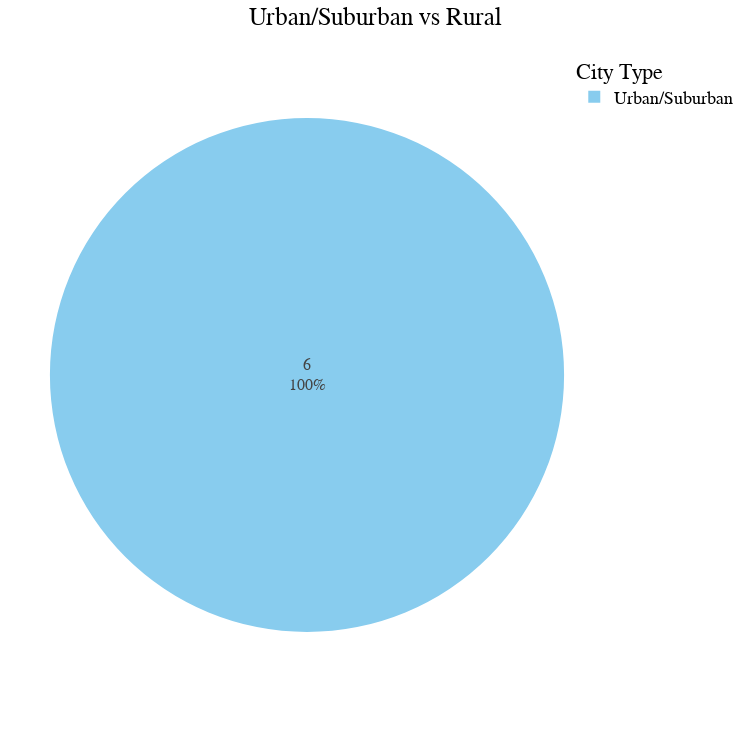

The notebook cell this image was saved under:
### Code cell
# List of rural cities as provided by you
rural_cities = [
    "Kiruna", "Witzenhausen", "Vorchten", "Kingman", "Crymych", "Zittau",
    "South Harting, Petersfield", "Hope Town, Elbow Cay, Abaco"
]

# Normalize and classify each city
def classify_city(city):
    city = str(city)  # Convert city to string
    if pd.isna(city) or city.strip().lower() in ["n/a", "", "public authority", "i am a private individual"]:
        return "No Response"
    
    # Normalize city name by stripping spaces and using title case
    city_normalized = city.strip().title()
    if city_normalized in [c.title() for c in rural_cities]:
        return "Rural"
    else:
        return "Urban/Suburban"

# Apply the classification function to the city column
df['City Type'] = df['4. City (*If you are completing this survey as a fleet operator, public authority, etc. the primary city of your operations / city you represent)'].apply(classify_city)

# Count occurrences of each category (Urban/Suburban, Rural, No Response)
city_type_counts = df['City Type'].value_counts()

# Create a pie chart based on the classification
fig = px.pie(
    names=city_type_counts.index,
    values=city_type_counts.values,
    title='Urban/Suburban vs Rural vs No Response City Distribution',
    color_discrete_sequence=px.colors.qualitative.Safe,  # Preferred color palette
    width=750,
    height=750
)

# Apply the preferred layout settings
fig.update_layout(
    title_text='Urban/Suburban vs Rural',
    title_x=0.5,
    font=dict(
        family="Arial, sans-serif",
        size=18,
        color="black"
    ),
    legend_title_text='City Type',
    margin=dict(t=50, b=50, l=50, r=50)
)

fig.update_traces(
    hoverinfo='label+percent',
    textinfo='value+percent',
    textfont_size=16
)

# Display the plot
fig.show()

# Display total number of responses to verify that no rows were dropped
total_responses = df.shape[0]
print(f"Total number of responses: {total_responses}")

### Figure 1 — Plotly figure (JSON) as saved in the notebook; plotly's stock layout.template omitted (floating-point values rounded to 4 significant figures)
{"data": [{"domain": {"x": [0, 1], "y": [0, 1]}, "hoverinfo": "label+percent", "hovertemplate": "label=%{label}<br>value=%{value}<extra></extra>", "labels": ["Urban/Suburban"], "legendgroup": "", "name": "", "showlegend": true, "textfont": {"size": 16}, "textinfo": "value+percent", "type": "pie", "values": [6]}], "layout": {"font": {"color": "black", "family": "Arial, sans-serif", "size": 18}, "height": 750, "legend": {"title": {"text": "City Type"}, "tracegroupgap": 0}, "margin": {"b": 50, "l": 50, "r": 50, "t": 50}, "piecolorway": ["rgb(136, 204, 238)", "rgb(204, 102, 119)", "rgb(221, 204, 119)", "rgb(17, 119, 51)", "rgb(51, 34, 136)", "rgb(170, 68, 153)", "rgb(68, 170, 153)", "rgb(153, 153, 51)", "rgb(136, 34, 85)", "rgb(102, 17, 0)", "rgb(136, 136, 136)"], "title": {"text": "Urban/Suburban vs Rural", "x": 0.5}, "width": 750}}
